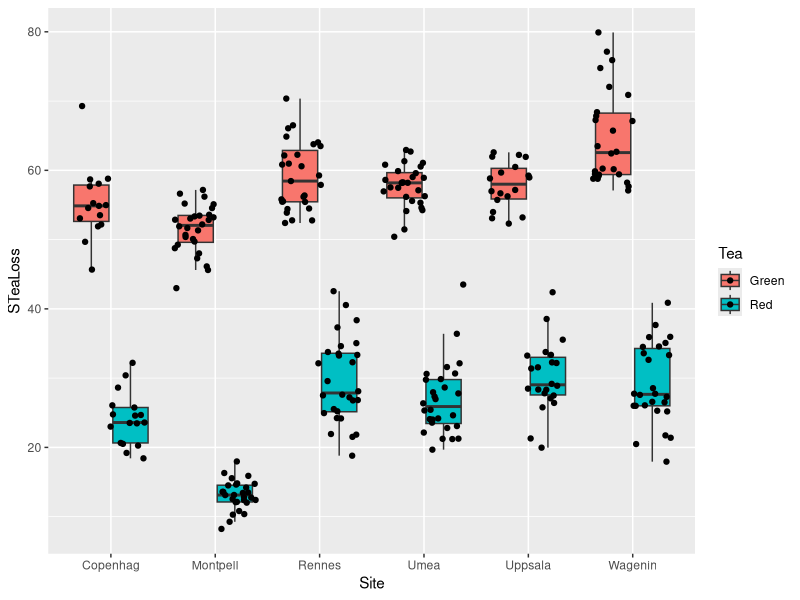
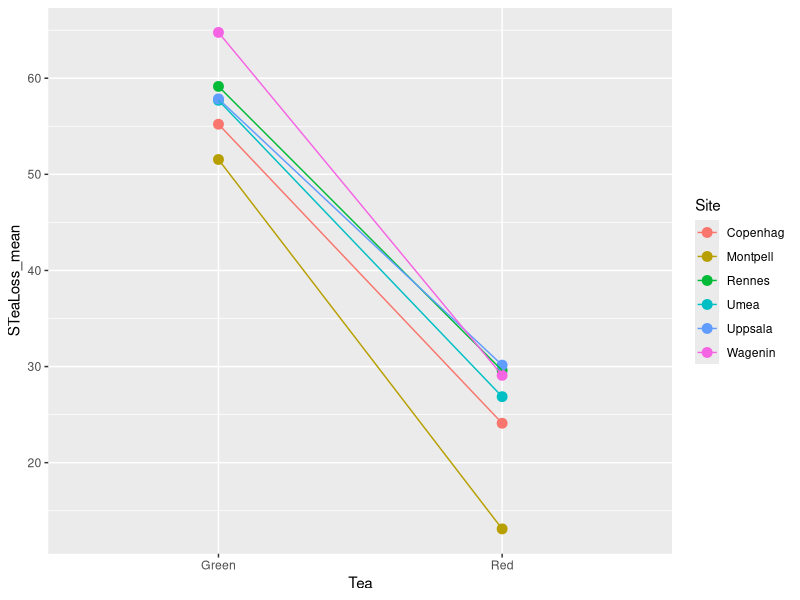
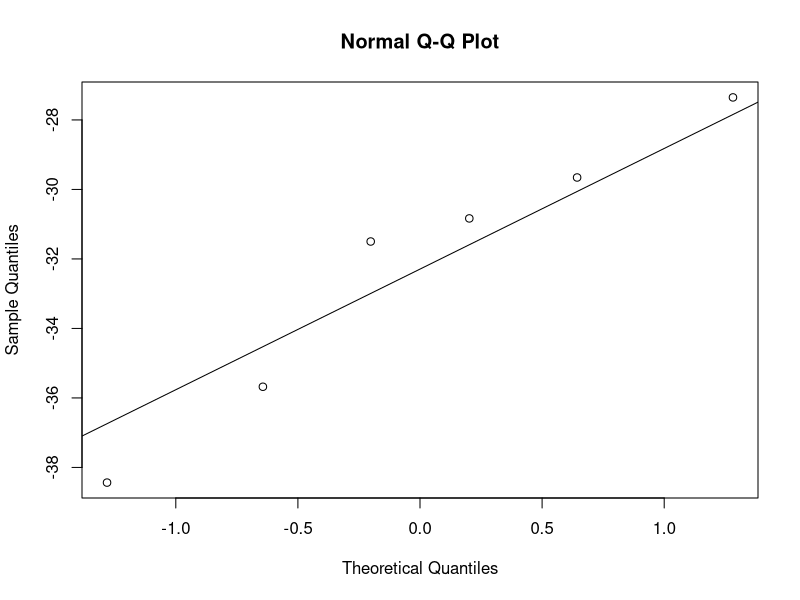
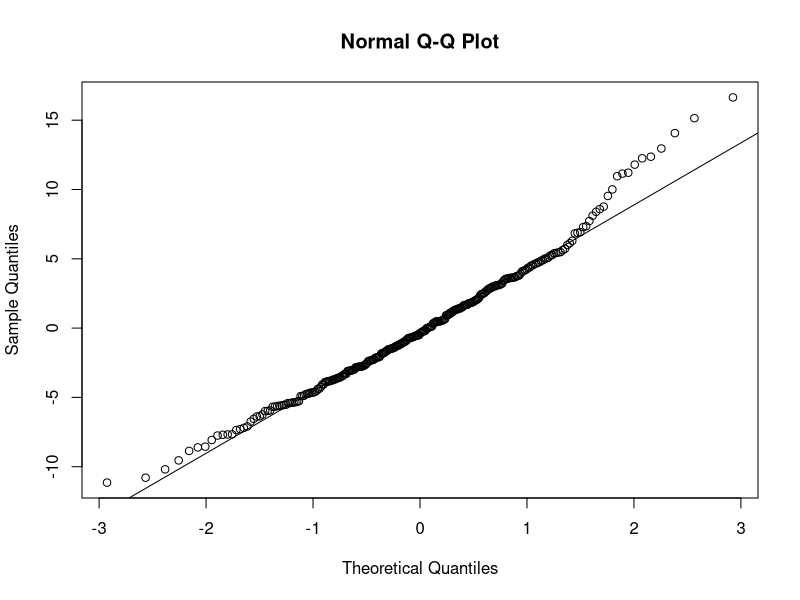
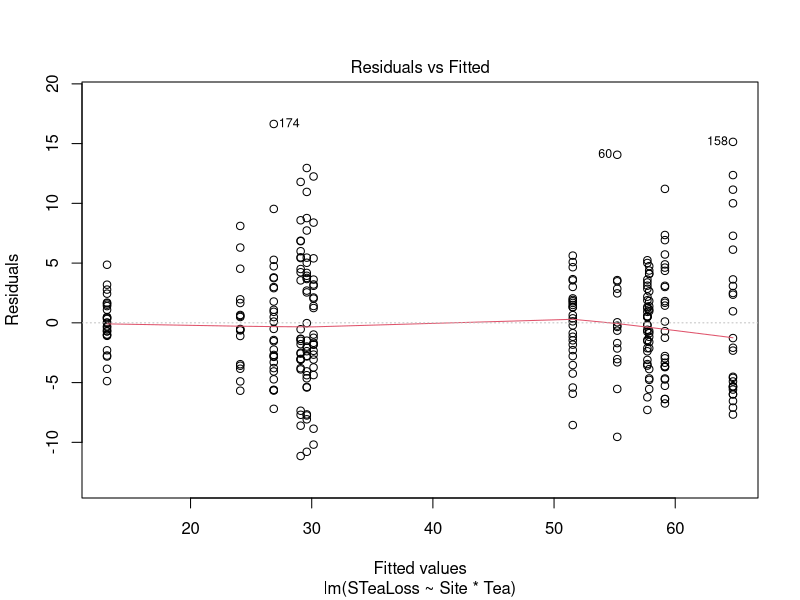
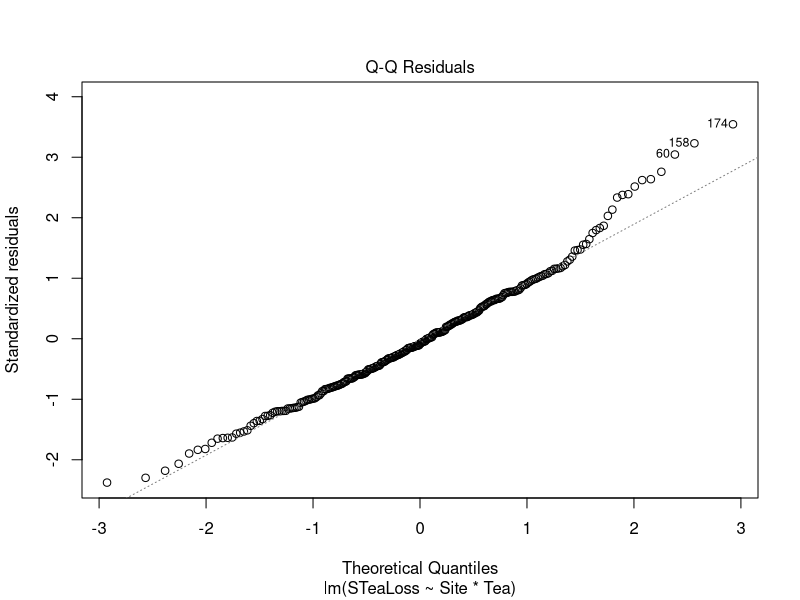
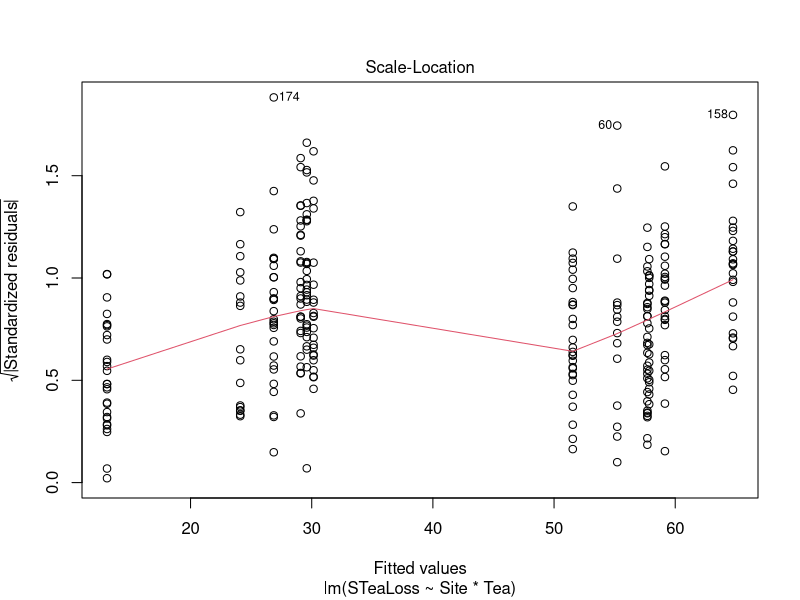
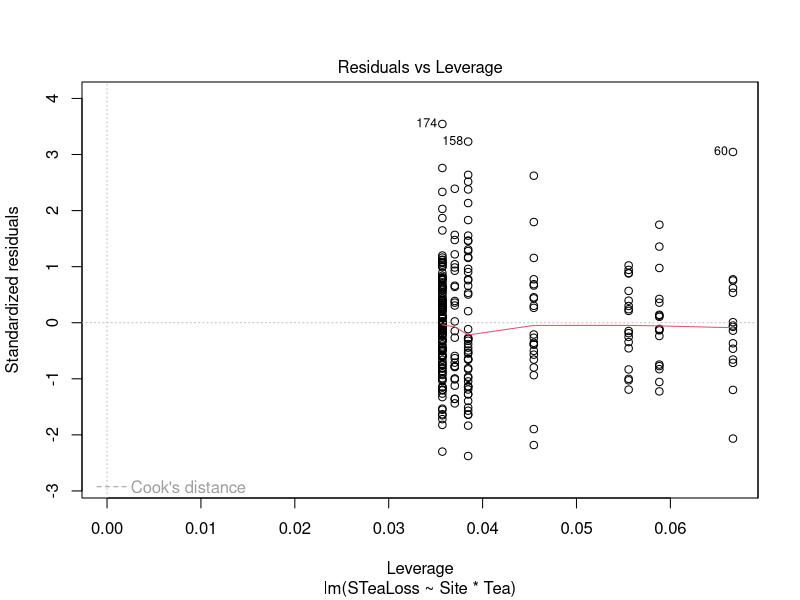

Generate these figures, in order, with R:
### Basic statistical analysis ###
## Global decomposition dataset
# Bradford, Mark A. et al. (2018). Data from: A test of the hierarchical model of litter decomposition [Dataset]. Dryad. https://doi.org/10.5061/dryad.c44h0

library(here)
library(tidyverse)
library(coin)

####################
### Read in data ###
####################
### Decomposition data
dat <- read.csv(here("data", "BradfordVeenLitDecompDATA.csv"))

##########################
### Data visualization ###
##########################
dat %>% ggplot(aes(x = Site, y = STeaLoss, fill = Tea)) +
          geom_boxplot(outlier.shape = NA) +
          geom_point(position = position_jitterdodge())
          

####################
### Data summary ###
####################
### Mean & standard deviation by site and litter type
sdat <- dat %>% group_by(Site, Lit, Tea) %>%
  summarize(across(Temp1:LitFinCN, list(n = ~sum(!is.na(.)),
                                        mean = ~mean(., na.rm = TRUE),
                                        sd = ~sd(., na.rm = TRUE))))

## Visualize summarized data
sdat %>% ggplot(aes(x = Tea, y = STeaLoss_mean)) +
  geom_point(aes(color = Site), size = 3) +
  geom_line(aes(group = Site, color = Site))

#########################
### Statistical tests ###
#########################
### t-test: Compare two means

## In the Bradford dataset, the litter and tea types are all incubated at each site, so the observations are paired. We will account for that non-independence using a paired t-test.
##
# 1) Move paired observations of decomp rate for red and green tea into two columns
# 2) Calculate difference in decomposition rate for red & green tea in each quadrat
# 3) Site-level means. We could make use of the replicates within sites, but that would require a more complex model. We'll keep it simple here.

ptdat <- dat %>% select(c(Site, Quadrat, Tea, STeaLoss)) %>%
                 pivot_wider(names_from = Tea, values_from = STeaLoss) %>%
                 mutate(diffs = Red - Green) %>%
                 group_by(Site) %>%
                 summarize(across(Green:diffs, list(n = ~sum(!is.na(.)),
                                                  mean = ~mean(., na.rm = TRUE),
                                                  sd = ~sd(., na.rm = TRUE))))

## Check assumptions of paired t-test
# Normality of differences using normal probability plot
qqnorm(ptdat$diffs_mean)
qqline(ptdat$diffs_mean)
# (Difficult to assess with only 6 observations)

t.test(ptdat$Red_mean, ptdat$Green_mean, paired = TRUE, alternative = "two.sided")
  
## Alternatively, use a resampling (bootstrap) approach
#resampling test for paired differences from coin package
coin::wilcoxsign_test(ptdat$Red_mean ~ ptdat$Green_mean, distribution="exact")

### ANOVA: Compare means across two or more groups ###

# Note that the model below is too simple for the paired design of the Bradford dataset. Code is provided for example purposes only.

mod1 <- lm(STeaLoss ~ Site*Tea, data = dat)
 
## Check assumptions on residuals 
# Normality of residuals using normal probability plot
qqnorm(resid(mod1))
qqline(resid(mod1))

# Homogeneity of variances
plot(mod1)

## Results
summary(mod1)
anova(mod1)

## Tukey's post-hoc test to determine which groups differ
mod1.aov <- aov(STeaLoss ~ Site*Tea, data = dat)
mod1.tuk <- TukeyHSD(mod1.aov, conf.level=0.95)

### Regression: linear relationship between two variables ###
# Note this code is provided for demonstration. n=6 is insufficient for regression analysis.
# First plot the data
temp.pl <- sdat %>% filter(Tea == "Green") %>%
                     ggplot(aes(x = Temp2_mean, y = STeaLoss_mean)) +
                     geom_point()
# linearity ok... 

## Simple linear regression
mod2 <- sdat %>% filter(Tea == "Red") %>%
        lm(STeaLoss_mean ~ Temp2_mean, data = .)

## Check remaining assumptions on residuals
# Normality
qqnorm(resid(mod2))
qqline(resid(mod2))

# Homogeneity of variances
plot(resid(mod2))

## Results
summary(mod2)


#################  
### Exercises ###
#################
## 1) Is there a difference in decomposition rate between the two types of leaf litter incubated at each site?

## 2) Is there evidence for a relationship between leaf litter decomposition and temperature?
